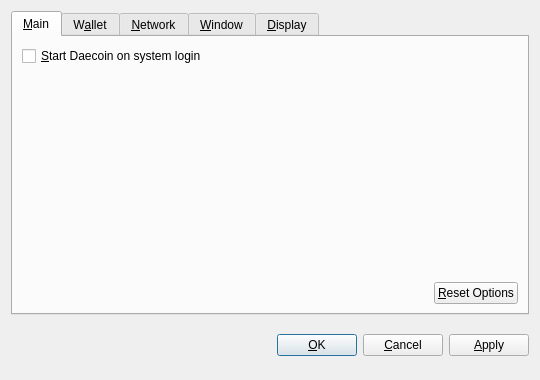
<?xml version="1.0" encoding="UTF-8"?>
<ui version="4.0">
 <class>OptionsDialog</class>
 <widget class="QDialog" name="OptionsDialog">
  <property name="geometry">
   <rect>
    <x>0</x>
    <y>0</y>
    <width>540</width>
    <height>380</height>
   </rect>
  </property>
  <property name="windowTitle">
   <string>Options</string>
  </property>
  <property name="modal">
   <bool>true</bool>
  </property>
  <layout class="QVBoxLayout" name="verticalLayout">
   <item>
    <widget class="QTabWidget" name="tabWidget">
     <property name="tabPosition">
      <enum>QTabWidget::North</enum>
     </property>
     <property name="currentIndex">
      <number>0</number>
     </property>
     <widget class="QWidget" name="tabMain">
      <attribute name="title">
       <string>&amp;Main</string>
      </attribute>
      <layout class="QVBoxLayout" name="verticalLayout_Main">
       <item>
        <widget class="QCheckBox" name="bitcoinAtStartup">
         <property name="toolTip">
          <string>Automatically start Daecoin after logging in to the system.</string>
         </property>
         <property name="text">
          <string>&amp;Start Daecoin on system login</string>
         </property>
        </widget>
       </item>
       <item>
        <spacer name="verticalSpacer_Main">
         <property name="orientation">
          <enum>Qt::Vertical</enum>
         </property>
         <property name="sizeHint" stdset="0">
          <size>
           <width>20</width>
           <height>40</height>
          </size>
         </property>
        </spacer>
       </item>
       <item>
        <layout class="QHBoxLayout" name="horizontalLayout_2_Main">
         <item>
          <spacer name="horizontalSpacer_2_Main">
           <property name="orientation">
            <enum>Qt::Horizontal</enum>
           </property>
           <property name="sizeHint" stdset="0">
            <size>
             <width>40</width>
             <height>20</height>
            </size>
           </property>
          </spacer>
         </item>
         <item>
          <widget class="QPushButton" name="resetButton">
           <property name="toolTip">
            <string>Reset all client options to default.</string>
           </property>
           <property name="text">
            <string>&amp;Reset Options</string>
           </property>
           <property name="autoDefault">
            <bool>false</bool>
           </property>
          </widget>
         </item>
        </layout>
       </item>
      </layout>
     </widget>
     <widget class="QWidget" name="tabWallet">
      <attribute name="title">
       <string>W&amp;allet</string>
      </attribute>
      <layout class="QVBoxLayout" name="verticalLayout_Network">
       <item>
        <widget class="QLabel" name="transactionFeeInfoLabel">
         <property name="text">
          <string>Optional transaction fee per kB that helps make sure your transactions are processed quickly. Most transactions are 1 kB.</string>
         </property>
         <property name="textFormat">
          <enum>Qt::PlainText</enum>
         </property>
         <property name="wordWrap">
          <bool>true</bool>
         </property>
        </widget>
       </item>
       <item>
        <layout class="QHBoxLayout" name="horizontalLayout_1_Main">
         <item>
          <widget class="QLabel" name="transactionFeeLabel">
           <property name="text">
            <string>Pay transaction &amp;fee</string>
           </property>
           <property name="textFormat">
            <enum>Qt::PlainText</enum>
           </property>
           <property name="buddy">
            <cstring>transactionFee</cstring>
           </property>
          </widget>
         </item>
         <item>
          <widget class="BitcoinAmountField" name="transactionFee"/>
         </item>
         <item>
          <spacer name="horizontalSpacer_1_Main">
           <property name="orientation">
            <enum>Qt::Horizontal</enum>
           </property>
           <property name="sizeHint" stdset="0">
            <size>
             <width>40</width>
             <height>20</height>
            </size>
           </property>
          </spacer>
         </item>
        </layout>
       </item>
       <item>
        <widget class="QLabel" name="label">
         <property name="text">
          <string>If you disable the spending of unconfirmed change, the change from a transaction cannot be used until that transaction has at least one confirmation. This also affects how your balance is computed.</string>
         </property>
         <property name="wordWrap">
          <bool>true</bool>
         </property>
        </widget>
       </item>
       <item>
        <widget class="QCheckBox" name="spendZeroConfChange">
         <property name="text">
          <string>Spend unconfirmed change  (experts only)</string>
         </property>
        </widget>
       </item>
       <item>
        <spacer name="verticalSpacer">
         <property name="orientation">
          <enum>Qt::Vertical</enum>
         </property>
         <property name="sizeHint" stdset="0">
          <size>
           <width>20</width>
           <height>40</height>
          </size>
         </property>
        </spacer>
       </item>
      </layout>
     </widget>
     <widget class="QWidget" name="tabNetwork">
      <attribute name="title">
       <string>&amp;Network</string>
      </attribute>
      <layout class="QVBoxLayout" name="verticalLayout_Network">
       <item>
        <widget class="QCheckBox" name="mapPortUpnp">
         <property name="toolTip">
          <string>Automatically open the Daecoin client port on the router. This only works when your router supports UPnP and it is enabled.</string>
         </property>
         <property name="text">
          <string>Map port using &amp;UPnP</string>
         </property>
        </widget>
       </item>
       <item>
        <widget class="QCheckBox" name="connectSocks">
         <property name="toolTip">
          <string>Connect to the Daecoin network through a SOCKS proxy (e.g. when connecting through Tor).</string>
         </property>
         <property name="text">
          <string>&amp;Connect through SOCKS proxy:</string>
         </property>
        </widget>
       </item>
       <item>
        <layout class="QHBoxLayout" name="horizontalLayout_Network">
         <item>
          <widget class="QLabel" name="proxyIpLabel">
           <property name="text">
            <string>Proxy &amp;IP:</string>
           </property>
           <property name="textFormat">
            <enum>Qt::PlainText</enum>
           </property>
           <property name="buddy">
            <cstring>proxyIp</cstring>
           </property>
          </widget>
         </item>
         <item>
          <widget class="QValidatedLineEdit" name="proxyIp">
           <property name="maximumSize">
            <size>
             <width>140</width>
             <height>16777215</height>
            </size>
           </property>
           <property name="toolTip">
            <string>IP address of the proxy (e.g. 127.0.0.1)</string>
           </property>
          </widget>
         </item>
         <item>
          <widget class="QLabel" name="proxyPortLabel">
           <property name="text">
            <string>&amp;Port:</string>
           </property>
           <property name="textFormat">
            <enum>Qt::PlainText</enum>
           </property>
           <property name="buddy">
            <cstring>proxyPort</cstring>
           </property>
          </widget>
         </item>
         <item>
          <widget class="QLineEdit" name="proxyPort">
           <property name="maximumSize">
            <size>
             <width>55</width>
             <height>16777215</height>
            </size>
           </property>
           <property name="toolTip">
            <string>Port of the proxy (e.g. 9050)</string>
           </property>
          </widget>
         </item>
         <item>
          <widget class="QLabel" name="socksVersionLabel">
           <property name="text">
            <string>SOCKS &amp;Version:</string>
           </property>
           <property name="textFormat">
            <enum>Qt::PlainText</enum>
           </property>
           <property name="buddy">
            <cstring>socksVersion</cstring>
           </property>
          </widget>
         </item>
         <item>
          <widget class="QValueComboBox" name="socksVersion">
           <property name="toolTip">
            <string>SOCKS version of the proxy (e.g. 5)</string>
           </property>
          </widget>
         </item>
         <item>
          <spacer name="horizontalSpacer_Network">
           <property name="orientation">
            <enum>Qt::Horizontal</enum>
           </property>
           <property name="sizeHint" stdset="0">
            <size>
             <width>40</width>
             <height>20</height>
            </size>
           </property>
          </spacer>
         </item>
        </layout>
       </item>
       <item>
        <spacer name="verticalSpacer_Network">
         <property name="orientation">
          <enum>Qt::Vertical</enum>
         </property>
         <property name="sizeHint" stdset="0">
          <size>
           <width>20</width>
           <height>40</height>
          </size>
         </property>
        </spacer>
       </item>
      </layout>
     </widget>
     <widget class="QWidget" name="tabWindow">
      <attribute name="title">
       <string>&amp;Window</string>
      </attribute>
      <layout class="QVBoxLayout" name="verticalLayout_Window">
       <item>
        <widget class="QCheckBox" name="minimizeToTray">
         <property name="toolTip">
          <string>Show only a tray icon after minimizing the window.</string>
         </property>
         <property name="text">
          <string>&amp;Minimize to the tray instead of the taskbar</string>
         </property>
        </widget>
       </item>
       <item>
        <widget class="QCheckBox" name="minimizeOnClose">
         <property name="toolTip">
          <string>Minimize instead of exit the application when the window is closed. When this option is enabled, the application will be closed only after selecting Quit in the menu.</string>
         </property>
         <property name="text">
          <string>M&amp;inimize on close</string>
         </property>
        </widget>
       </item>
       <item>
        <spacer name="verticalSpacer_Window">
         <property name="orientation">
          <enum>Qt::Vertical</enum>
         </property>
         <property name="sizeHint" stdset="0">
          <size>
           <width>20</width>
           <height>40</height>
          </size>
         </property>
        </spacer>
       </item>
      </layout>
     </widget>
     <widget class="QWidget" name="tabDisplay">
      <attribute name="title">
       <string>&amp;Display</string>
      </attribute>
      <layout class="QVBoxLayout" name="verticalLayout_Display">
       <item>
        <layout class="QHBoxLayout" name="horizontalLayout_1_Display">
         <item>
          <widget class="QLabel" name="langLabel">
           <property name="text">
            <string>User Interface &amp;language:</string>
           </property>
           <property name="textFormat">
            <enum>Qt::PlainText</enum>
           </property>
           <property name="buddy">
            <cstring>lang</cstring>
           </property>
          </widget>
         </item>
         <item>
          <widget class="QValueComboBox" name="lang">
           <property name="toolTip">
            <string>The user interface language can be set here. This setting will take effect after restarting Daecoin.</string>
           </property>
          </widget>
         </item>
        </layout>
       </item>
       <item>
        <layout class="QHBoxLayout" name="horizontalLayout_2_Display">
         <item>
          <widget class="QLabel" name="unitLabel">
           <property name="text">
            <string>&amp;Unit to show amounts in:</string>
           </property>
           <property name="textFormat">
            <enum>Qt::PlainText</enum>
           </property>
           <property name="buddy">
            <cstring>unit</cstring>
           </property>
          </widget>
         </item>
         <item>
          <widget class="QValueComboBox" name="unit">
           <property name="toolTip">
            <string>Choose the default subdivision unit to show in the interface and when sending coins.</string>
           </property>
          </widget>
         </item>
        </layout>
       </item>
       <item>
        <widget class="QCheckBox" name="displayAddresses">
         <property name="toolTip">
          <string>Whether to show Daecoin addresses in the transaction list or not.</string>
         </property>
         <property name="text">
          <string>&amp;Display addresses in transaction list</string>
         </property>
        </widget>
       </item>
       <item>
        <widget class="QCheckBox" name="coinControlFeatures">
         <property name="toolTip">
          <string>Whether to show coin control features or not.</string>
         </property>
         <property name="text">
          <string>Display coin &amp;control features (experts only!)</string>
         </property>
        </widget>
       </item>
       <item>
        <spacer name="verticalSpacer_Display">
         <property name="orientation">
          <enum>Qt::Vertical</enum>
         </property>
         <property name="sizeHint" stdset="0">
          <size>
           <width>20</width>
           <height>40</height>
          </size>
         </property>
        </spacer>
       </item>
      </layout>
     </widget>
    </widget>
   </item>
   <item>
    <layout class="QHBoxLayout" name="horizontalLayout_Buttons">
     <item>
      <spacer name="horizontalSpacer_1">
       <property name="orientation">
        <enum>Qt::Horizontal</enum>
       </property>
       <property name="sizeHint" stdset="0">
        <size>
         <width>40</width>
         <height>48</height>
        </size>
       </property>
      </spacer>
     </item>
     <item>
      <widget class="QLabel" name="statusLabel">
       <property name="font">
        <font>
         <weight>75</weight>
         <bold>true</bold>
        </font>
       </property>
       <property name="text">
        <string/>
       </property>
       <property name="textFormat">
        <enum>Qt::PlainText</enum>
       </property>
       <property name="wordWrap">
        <bool>true</bool>
       </property>
      </widget>
     </item>
     <item>
      <spacer name="horizontalSpacer_2">
       <property name="orientation">
        <enum>Qt::Horizontal</enum>
       </property>
       <property name="sizeHint" stdset="0">
        <size>
         <width>40</width>
         <height>48</height>
        </size>
       </property>
      </spacer>
     </item>
     <item>
      <widget class="QPushButton" name="okButton">
       <property name="text">
        <string>&amp;OK</string>
       </property>
      </widget>
     </item>
     <item>
      <widget class="QPushButton" name="cancelButton">
       <property name="text">
        <string>&amp;Cancel</string>
       </property>
       <property name="autoDefault">
        <bool>false</bool>
       </property>
      </widget>
     </item>
     <item>
      <widget class="QPushButton" name="applyButton">
       <property name="text">
        <string>&amp;Apply</string>
       </property>
       <property name="autoDefault">
        <bool>false</bool>
       </property>
      </widget>
     </item>
    </layout>
   </item>
  </layout>
 </widget>
 <customwidgets>
  <customwidget>
   <class>BitcoinAmountField</class>
   <extends>QSpinBox</extends>
   <header>bitcoinamountfield.h</header>
  </customwidget>
  <customwidget>
   <class>QValueComboBox</class>
   <extends>QComboBox</extends>
   <header>qvaluecombobox.h</header>
  </customwidget>
  <customwidget>
   <class>QValidatedLineEdit</class>
   <extends>QLineEdit</extends>
   <header>qvalidatedlineedit.h</header>
  </customwidget>
 </customwidgets>
 <resources/>
 <connections/>
</ui>
